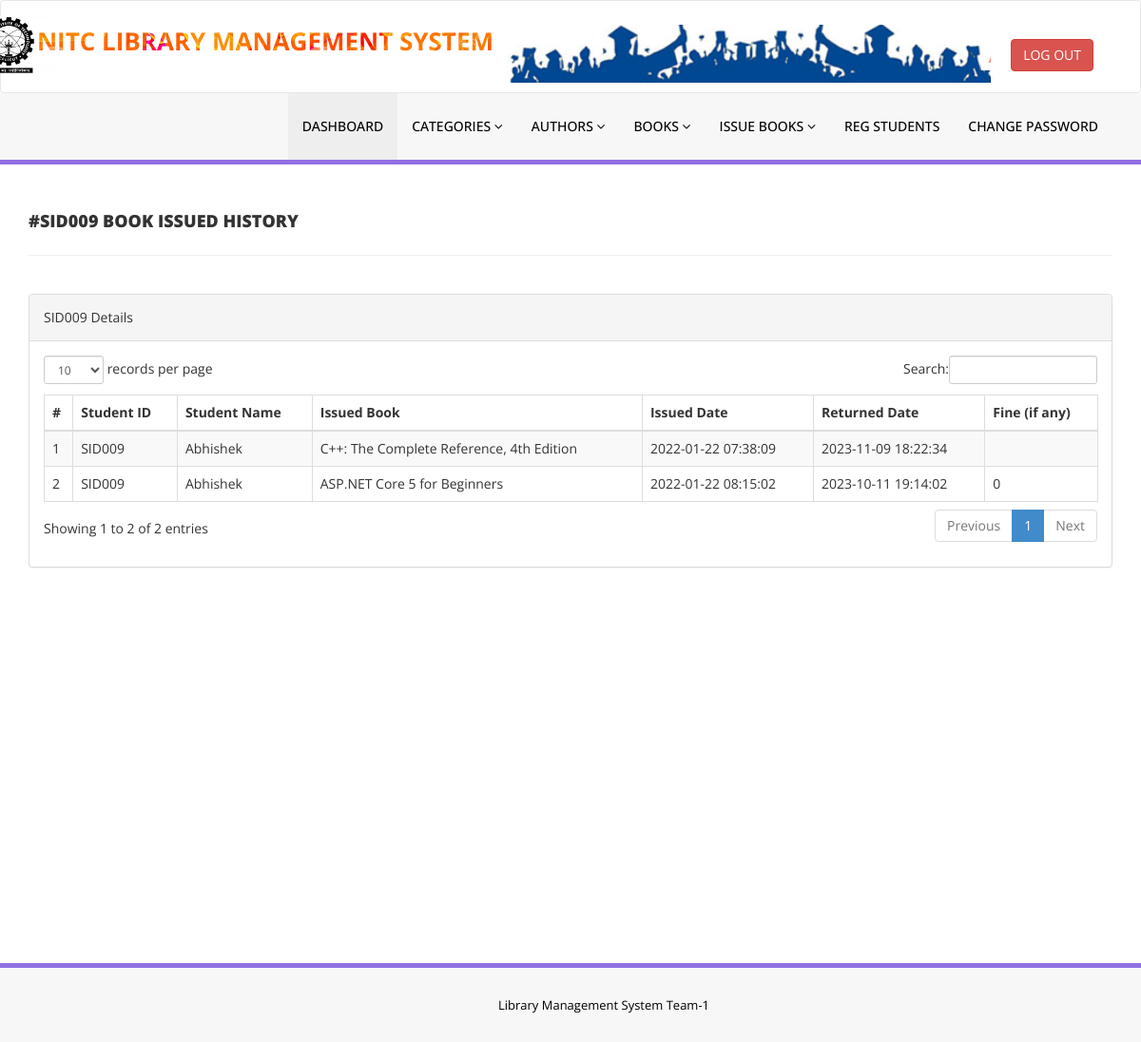
The page /admin/student-history.php?stdid=SID009 (signed in) on the database its author committed.
### tables this page shows
CREATE TABLE `tblissuedbookdetails` (
  `id` int(11) NOT NULL,
  `BookId` int(11) DEFAULT NULL,
  `StudentID` varchar(150) DEFAULT NULL,
  `IssuesDate` timestamp NULL DEFAULT current_timestamp(),
  `ReturnDate` timestamp NULL DEFAULT NULL ON UPDATE current_timestamp(),
  `ReturnStatus` int(1) DEFAULT NULL,
  `fine` int(11) DEFAULT NULL
);

CREATE TABLE `tblstudents` (
  `id` int(11) NOT NULL,
  `StudentId` varchar(100) DEFAULT NULL,
  `FullName` varchar(120) DEFAULT NULL,
  `EmailId` varchar(120) DEFAULT NULL,
  `MobileNumber` char(11) DEFAULT NULL,
  `Password` varchar(120) DEFAULT NULL,
  `Status` int(1) DEFAULT NULL
);

CREATE TABLE `tblbooks` (
  `id` int(11) NOT NULL,
  `BookName` varchar(255) DEFAULT NULL,
  `CatId` int(11) DEFAULT NULL,
  `AuthorId` int(11) DEFAULT NULL,
  `ISBNNumber` varchar(25) DEFAULT NULL,
  `BookPrice` decimal(10,2) DEFAULT NULL,
  `bookImage` varchar(250) NOT NULL,
  `isIssued` int(1) DEFAULT NULL
);

### admin/student-history.php (the view, shortened to what this page needs)
<?php
include('includes/config.php');
if(strlen($_SESSION['alogin'])==0)
    {
header('location:index.php');
}
else{
    ?>
<!DOCTYPE html>
<html xmlns="http://www.w3.org/1999/xhtml">
<head>
    <link href="assets/css/bootstrap.css" rel="stylesheet" />
    <link href="assets/css/font-awesome.css" rel="stylesheet" />
    <link href="assets/js/dataTables/dataTables.bootstrap.css" rel="stylesheet" />
    <link href="assets/css/style.css" rel="stylesheet" />
</head>
<body>
<?php include('includes/header.php');?>
    <div class="content-wrapper">
         <div class="container">
        <div class="row pad-botm">
            <div class="col-md-12">
                <?php $sid=$_GET['stdid']; ?>
                <h4 class="header-line">#<?php echo $sid;?> Book Issued History</h4>
    </div>
        </div>
            <div class="row">
                <div class="col-md-12">
                    <div class="panel panel-default">
                        <div class="panel-heading">
<?php echo $sid;?> Details
                        </div>
                        <div class="panel-body">
                            <div class="table-responsive">
                                <table class="table table-striped table-bordered table-hover" id="dataTables-example">
                                    <thead>
                                        <tr>
                                            <th>#</th>
                                            <th>Student ID</th>
                                            <th>Student Name</th>
                                            <th>Issued Book  </th>
                                            <th>Issued Date</th>
                                            <th>Returned Date</th>
                                            <th>Fine (if any)</th>
                                        </tr>
                                    </thead>
                                    <tbody>
<?php
$sql = "SELECT tblstudents.StudentId ,tblstudents.FullName,tblstudents.EmailId,tblstudents.MobileNumber,tblbooks.BookName,tblbooks.ISBNNumber,tblissuedbookdetails.IssuesDate,tblissuedbookdetails.ReturnDate,tblissuedbookdetails.id as rid,tblissuedbookdetails.fine,tblissuedbookdetails.ReturnStatus,tblbooks.id as bid,tblbooks.bookImage from  tblissuedbookdetails join tblstudents on tblstudents.StudentId=tblissuedbookdetails.StudentId join tblbooks on tblbooks.id=tblissuedbookdetails.BookId where tblstudents.StudentId='$sid' ";
$query = $dbh -> prepare($sql);
$query->execute();
$results=$query->fetchAll(PDO::FETCH_OBJ);
$cnt=1;
if($query->rowCount() > 0)
{
foreach($results as $result)
{               ?>
                                        <tr class="odd gradeX">
                                            <td class="center"><?php echo htmlentities($cnt);?></td>
                                            <td class="center"><?php echo htmlentities($result->StudentId);?></td>
                                            <td class="center"><?php echo htmlentities($result->FullName);?></td>
                                            <td class="center"><?php echo htmlentities($result->BookName);?></td>
                                            <td class="center"><?php echo htmlentities($result->IssuesDate);?></td>
                                            <td class="center"><?php if($result->ReturnDate==''): echo "Not returned yet";
                                            else: echo htmlentities($result->ReturnDate); endif;?></td>
                                             <td class="center"><?php if($result->ReturnDate==''): echo "Not returned yet";
                                              else: echo $result->fine; endif;
                                             ?></td>
                                        </tr>
 <?php $cnt=$cnt+1;}} ?>
                                    </tbody>
                                </table>
                            </div>
                        </div>
                    </div>
                </div>
            </div>
    </div>
    </div>
  <?php include('includes/footer.php');?>
</body>
</html>
<?php } ?>

### admin/assets/css/style.css (style rules this page uses)
.content-wrapper { margin-top: 40px; min-height:800px; padding-bottom:90px; }
.header-line { font-weight:900; padding-bottom:25px; border-bottom:1px solid #eeeeee; text-transform:uppercase; }
.pad-botm { padding-bottom:30px; }

### rows shown on the page
tblissuedbookdetails: tblstudents.StudentId "SID009", tblstudents.FullName "Abhishek", BookId.BookName "C++: The Complete Reference, 4th Edition", IssuesDate "2022-01-22 07:38:09", ReturnDate "2023-11-09 18:22:34"
tblissuedbookdetails: tblstudents.StudentId "SID009", tblstudents.FullName "Abhishek", BookId.BookName "ASP.NET Core 5 for Beginners", IssuesDate "2022-01-22 08:15:02", ReturnDate "2023-10-11 19:14:02", fine "0"

### other values the page prints
$sid "SID009"
